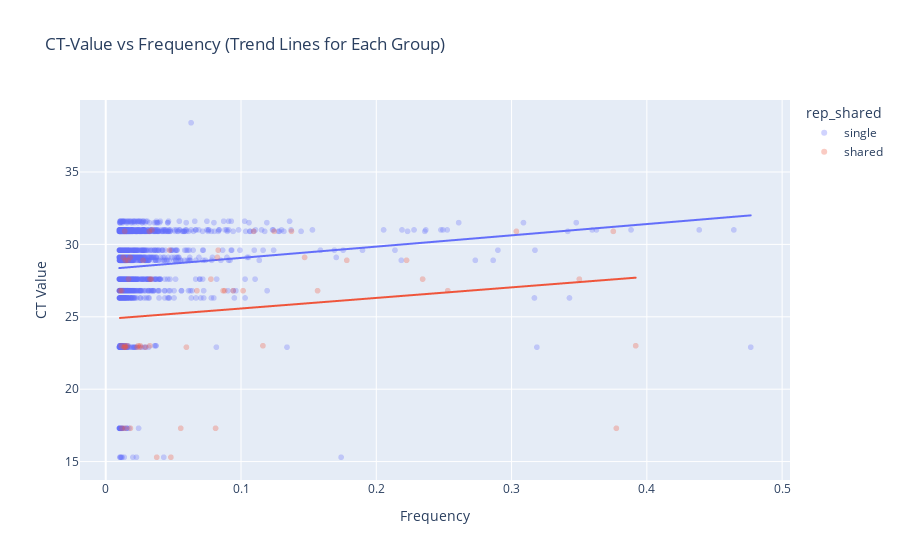

The notebook cell this image was saved under:
### Code cell
import plotly.express as px

fig = px.scatter(vars, 
                 y="ct_value", 
                 x="avg_freq", 
                 color="rep_shared",  # Colors by 'rep_shared'
                 trendline="ols",      # Adds a trend line for each group
                 title="CT-Value vs Frequency (Trend Lines for Each Group)",
                 labels={"ct_value": "CT Value", "avg_freq": "Frequency"},
                 opacity=0.3)

fig.show()

### Figure 1 — Plotly figure (JSON) as saved in the notebook; plotly's stock layout.template omitted (floating-point values rounded to 4 significant figures; data arrays with more than 128 entries replaced by an {"elided": "..."} marker saying what was removed)
{"data": [{"hovertemplate": "rep_shared=single<br>Frequency=%{x}<br>CT Value=%{y}<extra></extra>", "legendgroup": "single", "marker": {"color": "#636efa", "opacity": 0.3, "symbol": "circle"}, "mode": "markers", "name": "single", "showlegend": true, "type": "scattergl", "x": {"elided": "1837 float values"}, "xaxis": "x", "y": {"elided": "1837 float values"}, "yaxis": "y"}, {"hovertemplate": "<b>OLS trendline</b><br>ct_value = 7.79325 * avg_freq + 28.2871<br>R<sup>2</sup>=0.013770<br><br>rep_shared=single<br>Frequency=%{x}<br>CT Value=%{y} <b>(trend)</b><extra></extra>", "legendgroup": "single", "marker": {"color": "#636efa", "symbol": "circle"}, "mode": "lines", "name": "single", "showlegend": false, "type": "scattergl", "x": {"elided": "1837 float values"}, "xaxis": "x", "y": {"elided": "1837 float values"}, "yaxis": "y"}, {"hovertemplate": "rep_shared=shared<br>Frequency=%{x}<br>CT Value=%{y}<extra></extra>", "legendgroup": "shared", "marker": {"color": "#EF553B", "opacity": 0.3, "symbol": "circle"}, "mode": "markers", "name": "shared", "showlegend": true, "type": "scattergl", "x": [0.3775, 0.0143, 0.01205, 0.01825, 0.05545, 0.0812, 0.0276, 0.2223, 0.01455, 0.0164, 0.1782, 0.3035, 0.0322, 0.1373, 0.1094, 0.014, 0.3752, 0.1245, 0.08255, 0.01805, 0.147, 0.0129, 0.0377, 0.04815, 0.3501, 0.03265, 0.0337, 0.07775, 0.2343, 0.01685, 0.1016, 0.08675, 0.2529, 0.0879, 0.01185, 0.01055, 0.0942, 0.1566, 0.0674, 0.0148, 0.05965, 0.02935, 0.02315, 0.0142, 0.01335, 0.02555, 0.3917, 0.01605, 0.1162, 0.0255, 0.0326, 0.0142, 0.02395, 0.01155, 0.04715, 0.08315, 0.0342], "xaxis": "x", "y": [17.3, 17.3, 17.3, 17.3, 17.3, 17.3, 28.9, 28.9, 28.9, 28.9, 28.9, 30.9, 30.9, 30.9, 30.9, 30.9, 30.9, 30.9, 29.1, 29.1, 29.1, 29.1, 15.3, 15.3, 27.6, 27.6, 27.6, 27.6, 27.6, 27.6, 26.8, 26.8, 26.8, 26.8, 26.8, 26.8, 26.8, 26.8, 26.8, 22.9, 22.9, 22.9, 22.9, 22.9, 22.9, 22.9, 23, 23, 23, 23, 23, 23, 23, 23, 29.6, 29.6, 31], "yaxis": "y"}, {"hovertemplate": "<b>OLS trendline</b><br>ct_value = 7.29838 * avg_freq + 24.8427<br>R<sup>2</sup>=0.028363<br><br>rep_shared=shared<br>Frequency=%{x}<br>CT Value=%{y} <b>(trend)</b><extra></extra>", "legendgroup": "shared", "marker": {"color": "#EF553B", "symbol": "circle"}, "mode": "lines", "name": "shared", "showlegend": false, "type": "scattergl", "x": [0.01055, 0.01155, 0.01185, 0.01205, 0.0129, 0.01335, 0.014, 0.0142, 0.0142, 0.0143, 0.01455, 0.0148, 0.01605, 0.0164, 0.01685, 0.01805, 0.01825, 0.02315, 0.02395, 0.0255, 0.02555, 0.0276, 0.02935, 0.0322, 0.0326, 0.03265, 0.0337, 0.0342, 0.0377, 0.04715, 0.04815, 0.05545, 0.05965, 0.0674, 0.07775, 0.0812, 0.08255, 0.08315, 0.08675, 0.0879, 0.0942, 0.1016, 0.1094, 0.1162, 0.1245, 0.1373, 0.147, 0.1566, 0.1782, 0.2223, 0.2343, 0.2529, 0.3035, 0.3501, 0.3752, 0.3775, 0.3917], "xaxis": "x", "y": [24.92, 24.93, 24.93, 24.93, 24.94, 24.94, 24.94, 24.95, 24.95, 24.95, 24.95, 24.95, 24.96, 24.96, 24.97, 24.97, 24.98, 25.01, 25.02, 25.03, 25.03, 25.04, 25.06, 25.08, 25.08, 25.08, 25.09, 25.09, 25.12, 25.19, 25.19, 25.25, 25.28, 25.33, 25.41, 25.44, 25.45, 25.45, 25.48, 25.48, 25.53, 25.58, 25.64, 25.69, 25.75, 25.84, 25.92, 25.99, 26.14, 26.47, 26.55, 26.69, 27.06, 27.4, 27.58, 27.6, 27.7], "yaxis": "y"}], "layout": {"legend": {"title": {"text": "rep_shared"}, "tracegroupgap": 0}, "title": {"text": "CT-Value vs Frequency (Trend Lines for Each Group)"}, "xaxis": {"anchor": "y", "domain": [0, 1], "title": {"text": "Frequency"}}, "yaxis": {"anchor": "x", "domain": [0, 1], "title": {"text": "CT Value"}}}}
